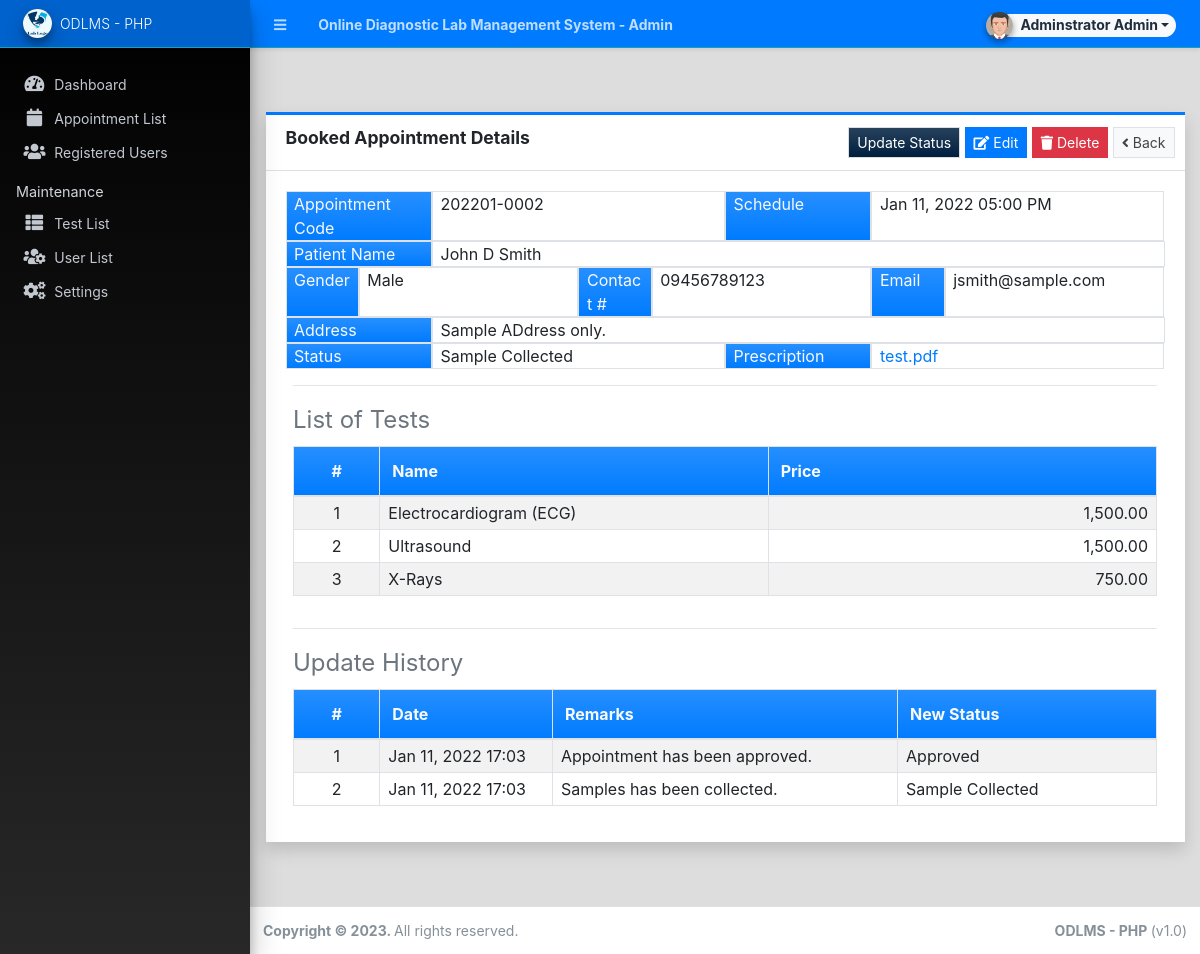
Screenshot of /admin/?page=appointments/view_appointment&id=3 (signed in) with the database file from the repository.
### tables this page shows
CREATE TABLE `test_list` (
  `id` int(30) NOT NULL,
  `name` text NOT NULL,
  `description` text NOT NULL,
  `cost` float NOT NULL DEFAULT 0,
  `status` tinyint(1) NOT NULL DEFAULT 1,
  `delete_flag` tinyint(1) NOT NULL DEFAULT 0,
  `date_created` datetime NOT NULL DEFAULT current_timestamp(),
  `date_updated` datetime DEFAULT NULL ON UPDATE current_timestamp()
);

CREATE TABLE `history_list` (
  `id` int(30) NOT NULL,
  `appointment_id` int(30) NOT NULL,
  `status` tinyint(4) NOT NULL DEFAULT 0,
  `remarks` text NOT NULL,
  `date_created` datetime NOT NULL DEFAULT current_timestamp()
);

### admin/appointments/view_appointment.php (the view, shortened to what this page needs)
<?php
if(isset($_GET['id'])){
    $test_ids = [];
    if(isset($id)){
        $atl = $conn->query("SELECT * FROM `appointment_test_list` where appointment_id = '{$id}' ");
        $res = $atl->fetch_all(MYSQLI_ASSOC);
        $test_ids = array_column($res,'test_id');
    }
}
?>
<div class="content py-5">
    <div class="card card-outline card-primary rounded-0 shadow">
        <div class="card-header">
            <h4 class="card-title"><b>Booked Appointment Details</b></h4>
            <div class="card-tools">
                <button class="btn btn-default bg-gradient-navy btn-flat btn-sm" type="button" id="update_status"> Update Status</button>
                <button class="btn btn-primary btn-flat btn-sm" type="button" id="edit_data"><i class="fa fa-edit"></i> Edit</button>
                <button class="btn btn-danger btn-flat btn-sm" type="button" id="delete_data"><i class="fa fa-trash"></i> Delete</button>
                <a class="btn btn-default border btn-flat btn-sm" href="./?page=appointments" id="delete_data"><i class="fa fa-angle-left"></i> Back</a>
            </div>
        </div>
        <div class="card-body">
            <div class="container-fluid" id="outprint">
                <div class="row">
                    <div class="col-2 border bg-gradient-primary text-light">Appointment Code</div>
                    <div class="col-4 border"><?= isset($code) ? $code :"" ?></div>
                    <div class="col-2 border bg-gradient-primary text-light">Schedule</div>
                    <div class="col-4 border"><?= isset($schedule) ? date("M d, Y h:i A", strtotime($schedule)) :"" ?></div>
                    <div class="col-2 border bg-gradient-primary text-light">Patient Name</div>
                    <div class="col-10 border"><?= isset($fullname) ? $fullname :"" ?></div>
                    <div class="col-1 border bg-gradient-primary text-light">Gender</div>
                    <div class="col-3 border"><?= isset($gender) ? $gender :"" ?></div>
                    <div class="col-1 border bg-gradient-primary text-light">Contact #</div>
                    <div class="col-3 border"><?= isset($contact) ? $contact :"" ?></div>
                    <div class="col-1 border bg-gradient-primary text-light">Email</div>
                    <div class="col-3 border"><?= isset($email) ? $email :"" ?></div>
                    <div class="col-2 border bg-gradient-primary text-light">Address</div>
                    <div class="col-10 border"><?= isset($address) ? $address :"" ?></div>
                    <div class="col-2 border bg-gradient-primary text-light">Status</div>
                    <div class="col-4 border ">
                        <?php
                            switch ($status){
                                case 2:
                                    echo '<span class">Sample Collected</span>';
                                    break;
                            }
                        ?>
                    </div>
                    <div class="col-2 border bg-gradient-primary text-light">Prescription</div>
                    <div class="col-4 border ">
                        <?php
                        if(isset($prescription_path)){
                            echo "<a href='".base_url.$prescription_path."' target='_blank' download='".(explode('?',str_replace("uploads/prescriptions/",'',$prescription_path))[0])."'>".(explode('?',str_replace("uploads/prescriptions/",'',$prescription_path))[0])."</a>";
                        }else{
                            echo "N/A";
                        }
                        ?>
                    </div>
                </div>
                <hr>
                <fieldset>
                    <legend class="text-muted">List of Tests</legend>
                    <table class="table table-striped table-bordered">
                        <colgroup>
                            <col width="10%">
                            <col width="45%">
                            <col width="45%">
                        </colgroup>
                        <thead>
                            <tr class="bg-gradient-primary text-light">
                                <th class="text-center">#</th>
                                <th>Name</th>
                                <th>Price</th>
                            </tr>
                        </thead>
                        <tbody>
                            <?php
                            $i = 1;
                            if(isset($test_ids) && count($test_ids) > 0):
                            $tests = $conn->query("SELECT* FROM `test_list` where id in (".(implode(',',$test_ids)).") order by name asc");
                            while($row= $tests->fetch_assoc()):
                            ?>
                            <tr>
                                <td class="py-1 px-2 text-center"><?= $i++; ?></td>
                                <td class="py-1 px-2"><?= $row['name'] ?></td>
                                <td class="py-1 px-2 text-right"><?= number_format($row['cost'],2) ?></td>
                            </tr>
                            <?php endwhile; ?>
                            <?php endif; ?>
                        </tbody>
                    </table>
                </fieldset>
                <hr>
                <fieldset>
                    <legend class="text-muted">Update History</legend>
                    <table class="table table-striped table-bordered">
                        <colgroup>
                            <col width="10%">
                            <col width="20%">
                            <col width="40%">
                            <col width="30%">
                        </colgroup>
                        <thead>
                            <tr class="bg-gradient-primary text-light">
                                <th class="text-center">#</th>
                                <th>Date</th>
                                <th>Remarks</th>
                                <th>New Status</th>
                            </tr>
                        </thead>
                        <tbody>
                            <?php
                            $i = 1;
                            if(isset($test_ids) && count($test_ids) > 0):
                            $history = $conn->query("SELECT* FROM `history_list` where appointment_id = '{$id}' order by unix_timestamp(date_created) asc");
                            while($row= $history->fetch_assoc()):
                            ?>
                            <tr>
                                <td class="py-1 px-2 text-center"><?= $i++; ?></td>
                                <td class="py-1 px-2"><?= date("M d, Y H:i",strtotime($row['date_created'])) ?></td>
                                <td class="py-1 px-2"><?= $row['remarks'] ?></td>
                                <td class="py-1 px-2">
                                <?php
                                    switch ($row['status']){
                                        case 1:
                                            echo '<span class">Approved</span>';
                                            break;
                                        case 2:
                                            echo '<span class">Sample Collected</span>';
                                            break;
                                    }
                                ?>
                                </td>
                            </tr>
                            <?php endwhile; ?>
                            <?php else: ?>
                                <tr>
                                    <th class="py-1 text-center" colspan="4">No Data</th>
                                </tr>
                            <?php endif; ?>
                        </tbody>
                    </table>
                </fieldset>
            </div>
        </div>
    </div>
</div>

### rows the page displays
test_list: name "Electrocardiogram (ECG)", cost "1,500.00"
test_list: name "Ultrasound", cost "1,500.00"
test_list: name "X-Rays", cost "750.00"
history_list: date_created "Jan 11, 2022 17:03", remarks "Appointment has been approved.", status "Approved"
history_list: date_created "Jan 11, 2022 17:03", remarks "Samples has been collected.", status "Sample Collected"

### other values shown
$_settings->info('name') "Online Diagnostic Lab Management System"
$_settings->userdata('firstname').' '.$_settings->userdata('lastname') "Adminstrator Admin"
$_settings->info('short_name') "ODLMS - PHP"
$code "202201-0002"
date("M d, Y h:i A", strtotime($schedule)) "Jan 11, 2022 05:00 PM"
$fullname "John D Smith"
$gender "Male"
$contact "09456789123"
$email "jsmith@sample.com"
$address "Sample ADdress only."
